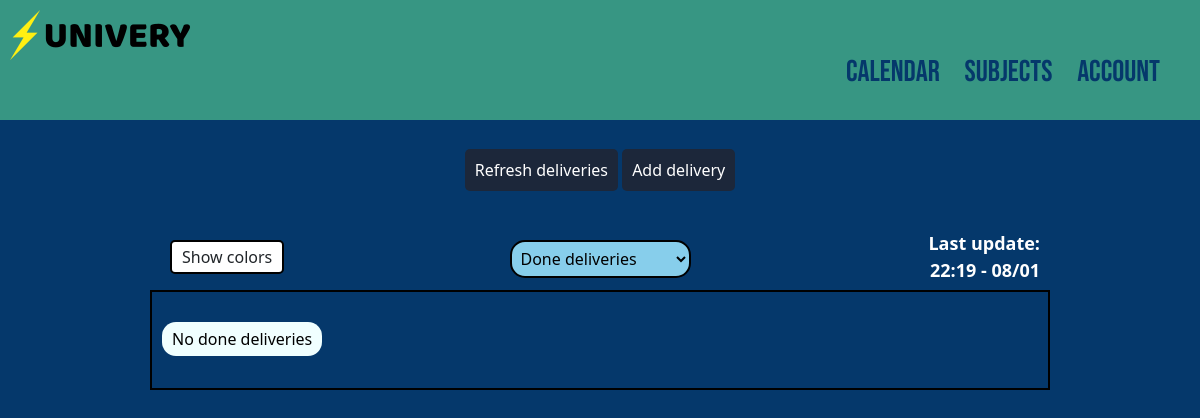
The app's page /done (signed in), older data.
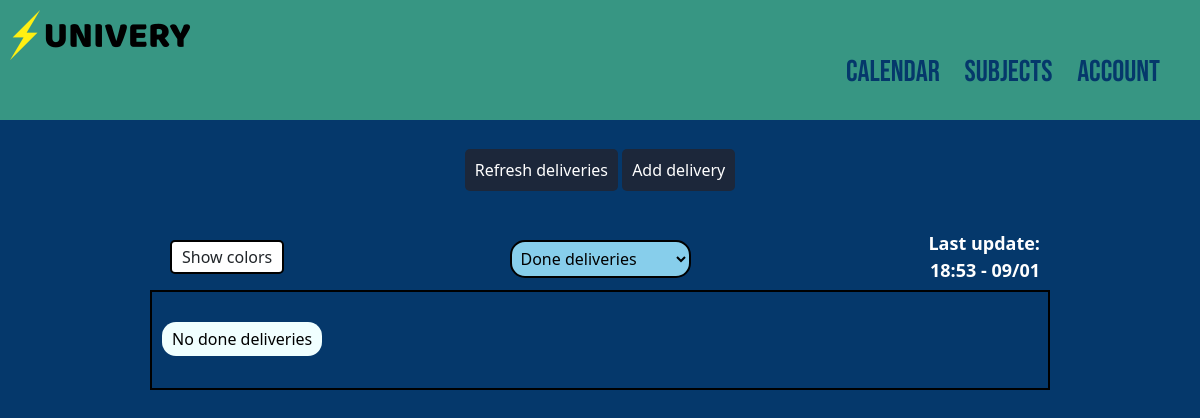
The same page, newer data.
### app/models.py (models this page shows, shortened)
class User(db.Model, UserMixin):
    id = db.Column(db.Integer, primary_key=True)
    fullname = db.Column(db.String(70), nullable=False)
    identification = db.Column(db.String(15), unique=True, nullable=False)
    password = db.Column(db.String(60), nullable=False)
    last_update = db.Column(db.DateTime, nullable=True)
    deliveries = db.relationship("UserDelivery", back_populates="user")
    subjects = db.relationship("UserSubject", back_populates="user")

### app/main/routes.py (the view)
@main.route("/done")
@login_required
def done_deliveries():
    return render_template('delivery/done-deliveries.html', title="Done",
            deliveries=filter_deliveries(
                current_user.deliveries,
                lambda d: d.isDone and not d.isEliminated),
            date_format=DATE_FORMAT)

### app/deliveries/utils.py (called while the page is built)
def filter_deliveries(deliveries, restriction):
    deliveries = [(
        ud.delivery,
        USbySubject(ud.delivery.subject_id)
        ) for ud in deliveries if restriction(ud) #and ud.delivery.toDate > datetime.now()
    ]
    return sorted(deliveries, key=lambda x: x[0].toDate)

### app/models.py (called while the page is built)
@login_manager.user_loader
def load_user(user_id):
    return User.query.get(int(user_id))

### app/templates/delivery/done-deliveries.html (shortened to what this page needs)
{% extends "home.html" %}
{% block deliveries %}
<div class="menu">
    <div class="colors">
        <p id="colors-btn">Show colors</p>
    </div>
    <div class="dropdown">
        <select class="delivery-dropdown" id="delivery-type"  onchange="deliveryType()">
            <option selected value="done">Done deliveries</option>
        </select>
    </div>
    {% if current_user.last_update %}
        <div class="last-update">
            <p>Last update: <br>{{current_user.last_update.strftime("%H:%M - %d/%m") }}</p>
        </div>
    {% endif %}
</div>
<div id="done" class="delivery-container">
    {% if deliveries|length > 0 %}
        {% for delivery, subject in deliveries %}
            <div onclick="openPopup([
                    '{{delivery.name}}',
                    '{{delivery.description}}',
                    '{{delivery.toDate}}',
                    '{{delivery.url}}',
                    'Undone',
                    '{{subject.subject.name}}',
                    '{{subject.subject.identification}}',
                    '{{delivery.id}}'
                    ], '/done')"
                    class="delivery-block" style="background-color: {{subject.color}};">
                <div class="delivery-name">
                    <p>{{delivery.name}}</p>
                </div>
                <div class="delivery-date">
                    <p class="time">{{delivery.toDate}}</p>
                </div>
            </div>
        {% endfor %}
    {% else %}
        <div class="delivery-block">
                <div class="delivery-name">
                    <p class="vcenter">No done deliveries</p>
                </div>
        </div>
    {% endif %}
</div>
{% endblock deliveries %}

### app/templates/home.html (shortened to what this page needs)
{% extends "base.html" %}
{% block content %}
<div class="home">
    <div class="waiting-loading">
        <div id="waiting" class="refresh-box">
            <p>
                <a id="refresh-text" class="refresh-text" href="{{ url_for('deliveries.update_deliveries', next=request.endpoint) }}">Refresh deliveries</a>
                <a class="refresh-text" href="{{ url_for('deliveries.add_delivery', next=request.endpoint) }}">Add delivery</a>
            </p>
        </div>
    </div>
    {% block deliveries %}{% endblock deliveries %}
</div>
{% endblock content %}

### app/templates/base.html (shortened to what this page needs)
<html lang="en">
<head>
    <link rel="stylesheet" type="text/css" href="/static/main.css">
    <link href="https://cdn.jsdelivr.net/npm/bootstrap@5.0.0-beta1/dist/css/bootstrap.min.css" rel="stylesheet">
</head>
<body style="background-color: #05386b;">
    <header class="header">
        <div class="header-left">
            <a href="{{ url_for('main.home') }}">
                <img src="/static/web_pics/logo.png" alt="">
            </a>
        </div>
        <div class="header-right">
            <ul class="links">
                {% if current_user.is_authenticated %}
                {% if "calendar" in request.endpoint %}
                <li><a href="{{ url_for('main.home') }}">List</a></li>
                {% else %}
                <li><a href="{{ url_for('deliveries.calendar') }}">Calendar</a></li>
                {% endif %}
                <li><a href="{{ url_for('subjects.subjects_page') }}">Subjects</a></li>
                <li><a href="{{ url_for('users.account') }}">Account</a></li>
                {% else %}
                <li><a href="{{ url_for('users.login') }}">Login</a></li>
                <li><a href="{{ url_for('users.register') }}">Register</a></li>
                {% endif %}
            </ul>
        </div>
    </header>
    {% block content %}{% endblock %}
</body>
</html>
</html>

### app/static/main.css (style rules this page uses)
* { margin: 0; padding: 0; -webkit-box-sizing: border-box; box-sizing: border-box; }
.header { background-color: #379683; width: 100%; height: 120px; }
.header-right { width: 70%; height: 100%; float: right; }
.header-left { width: 30%; height: 100%; float: left; }
.links { font-size: 30px; font-family: "Bebas Neue", cursive; float: right; margin-right: 20px; margin-top: 50px; }
.links li { margin-right: 20px; display: inline; }
.links li a { color: #05386b; text-decoration: none; }
.colors { float: left; width: 30%; height: 100%; }
.colors p { width: -webkit-fit-content; width: -moz-fit-content; width: fit-content; margin-left: 20px; margin-top: 20px; padding: 3px 10px; border: 2px solid black; border-radius: 5px; background-color: white; cursor: help; }
.last-update { float: left; width: 30%; height: 100%; }
.last-update p { text-align: right; font-size: 18px; color: white; font-weight: 600; margin-top: 10px; margin-right: 10px; }
.dropdown { height: 100%; float: left; width: 40%; text-align: center; }
.delivery-dropdown { margin-top: 20px; float: center; background-color: skyblue; padding: 5px; border: 2px solid black; border-radius: 15px; }
.delivery-container { width: calc(min(80%, 900px)); margin: 0 auto; height: 600px; overflow-y: scroll; }
.delivery-block { border: 2px solid black; height: 100px; margin-bottom: 0px; cursor: pointer; }
.delivery-name { width: 80%; float: left; height: 100px; vertical-align: middle; padding-left: 10px; padding-right: 10px; display: inline-block; padding-top: 30px; }
.delivery-name p { background-color: azure; color: black; width: -webkit-fit-content; width: -moz-fit-content; width: fit-content; padding: 5px 10px; border-radius: 14px; }
.menu { width: calc(min(80%, 900px)); margin: 0 auto; height: 70px; }
.refresh-box { height: 100px; text-align: center; line-height: 100px; vertical-align: middle; }
.refresh-text { background-color: #1c273a; padding: 10px; border-radius: 5px; text-decoration: none; color: white; }

Row changes from the older to the newer data that the page shows:
changed User: last_update "22:19 - 08/01" → "18:53 - 09/01"
